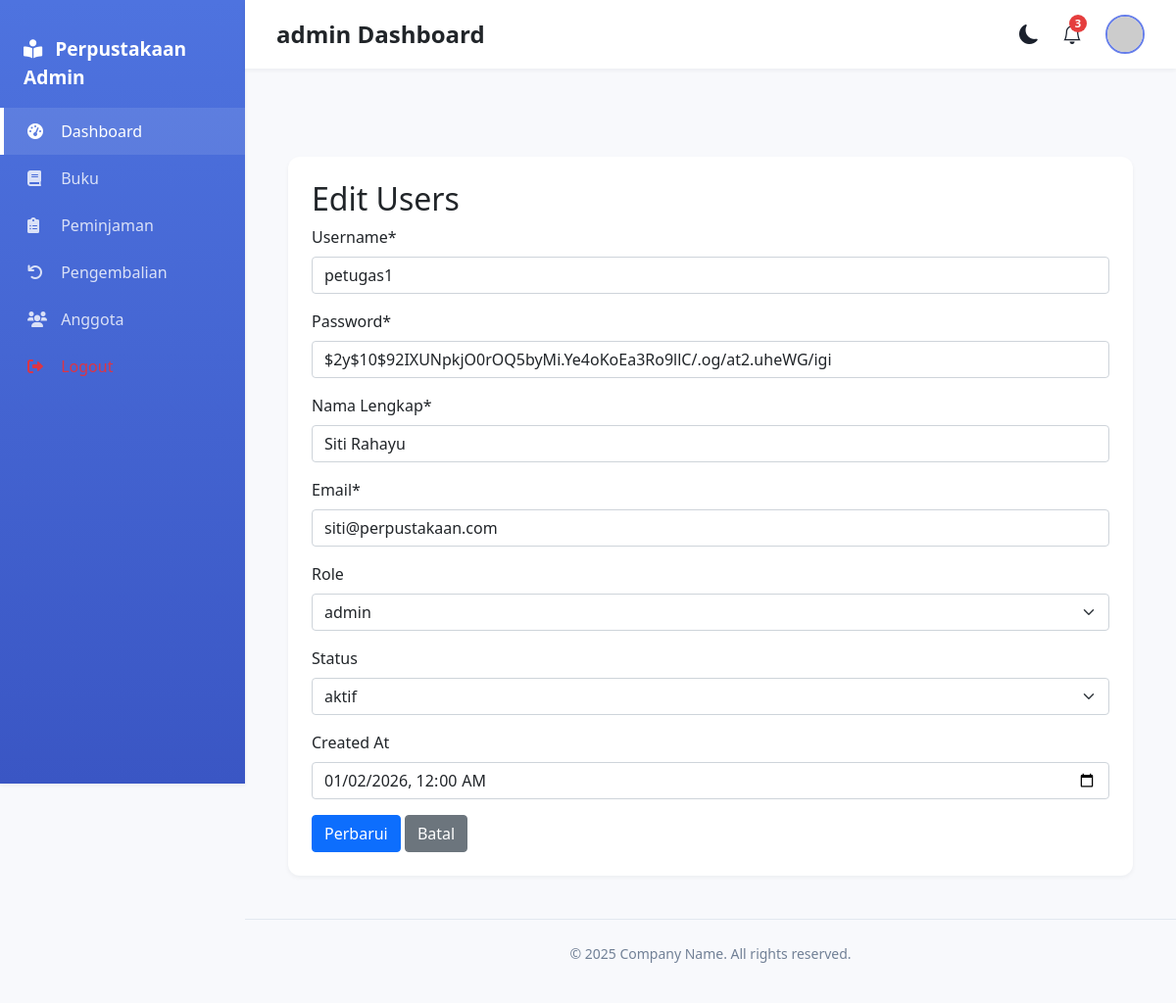
Page /users/edit.php?id=2 (signed in) on the committed database.
### tables this page shows
CREATE TABLE `users` (
  `id` int(11) NOT NULL AUTO_INCREMENT,
  `username` varchar(50) NOT NULL,
  `password` varchar(255) NOT NULL,
  `nama_lengkap` varchar(100) NOT NULL,
  `email` varchar(100) NOT NULL,
  `role` enum('admin','pengguna') DEFAULT 'pengguna',
  `status` enum('aktif','nonaktif') DEFAULT 'aktif',
  `created_at` timestamp NOT NULL DEFAULT current_timestamp(),
  PRIMARY KEY (`id`),
  UNIQUE KEY `username` (`username`),
  UNIQUE KEY `email` (`email`)
);

### users/edit.php (the view, shortened to what this page needs)
<?php
require_once '../config/database.php';
$id = (int) ($_GET['id'] ?? 0);
$stmt = mysqli_prepare($connection, "SELECT id, username, password, nama_lengkap, email, role, status, created_at FROM `users` WHERE id = ?");
mysqli_stmt_bind_param($stmt, "i", $id);
mysqli_stmt_execute($stmt);
$result = mysqli_stmt_get_result($stmt);
$users = mysqli_fetch_assoc($result);
?>
<?php include '../views/'.$THEME.'/header.php'; ?>
<?php include '../views/'.$THEME.'/sidebar.php'; ?>
<?php include '../views/'.$THEME.'/topnav.php'; ?>
<?php include '../views/'.$THEME.'/upper_block.php'; ?>
            <h2>Edit Users</h2>
            <form method="POST">
                    <div class="mb-3">
                        <label class="form-label">Username*</label>
                        <input type="text" name="username" class="form-control" value="<?= htmlspecialchars($users['username']) ?>">
                    </div>
                    <div class="mb-3">
                        <label class="form-label">Password*</label>
                        <input type="text" name="password" class="form-control" value="<?= htmlspecialchars($users['password']) ?>">
                    </div>
                    <div class="mb-3">
                        <label class="form-label">Nama Lengkap*</label>
                        <input type="text" name="nama_lengkap" class="form-control" value="<?= htmlspecialchars($users['nama_lengkap']) ?>">
                    </div>
                    <div class="mb-3">
                        <label class="form-label">Email*</label>
                        <input type="text" name="email" class="form-control" value="<?= htmlspecialchars($users['email']) ?>">
                    </div>
                    <div class="mb-3">
                        <label class="form-label">Role</label>
                        <select name="role" class="form-select">
                            <option value="admin" <?= $users['role'] === 'admin' ? 'selected' : '' ?>>admin</option>
                        </select>
                    </div>
                    <div class="mb-3">
                        <label class="form-label">Status</label>
                        <select name="status" class="form-select">
                            <option value="aktif" <?= $users['status'] === 'aktif' ? 'selected' : '' ?>>aktif</option>
                        </select>
                    </div>
                    <div class="mb-3">
                        <label class="form-label">Created At</label>
                        <input type="datetime-local" name="created_at" class="form-control" value="<?= $users['created_at'] ? date('Y-m-d\TH:i', strtotime($users['created_at'])) : '' ?>">
                    </div>
                <button type="submit" class="btn btn-primary">Perbarui</button>
                <a href="index.php" class="btn btn-secondary">Batal</a>
            </form>
<?php include '../views/'.$THEME.'/lower_block.php'; ?>
<?php include '../views/'.$THEME.'/footer.php'; ?>

### assets/default/css/style.css (style rules this page uses)
:root { --primary-color: #667eea; --secondary-color: #8898aa; --accent-color: #7f7fd5; --success-color: #38a169; --danger-color: #e53e3e; --warning-color: #dd6b20; --info-color: #3182ce; --light-color: #f7fafc; --dark-color: #1a202c; --sidebar-width: 250px; --sidebar-collapsed-width: 70px; --transition-speed: 0.3s; --body-bg: #f0f4f8; --card-bg: #ffffff; --text-color: #1a202c; --text-muted: #718096; --border-color: #e2e8f0; --shadow-sm: 0 0.125rem 0.25rem rgba(26, 32, 44, 0.05); --shadow: 0 0.5rem 1rem rgba(26, 32, 44, 0.12); }
* { margin: 0; padding: 0; box-sizing: border-box; }
body { font-family: 'Inter', sans-serif; background-color: var(--body-bg); color: var(--text-color); transition: background-color var(--transition-speed), color var(--transition-speed); }

### views/default/sidebar.php (style rules this page uses)
:root { --primary: #4e73df; --success: #1cc88a; --warning: #f6c23e; --danger: #e74a3b; }
body { background-color: #f8f9fc; font-family: 'Segoe UI', Tahoma, Geneva, Verdana, sans-serif; }

### rows in the picture
users: username "petugas1", password "$2y$10$92IXUNpkjO0rOQ5byMi.Ye4oKoEa3Ro9llC/.og/at2.uheWG/igi", nama_lengkap "Siti Rahayu", email "siti@perpustakaan.com", status "aktif", created_at "01/02/2026 00:00"

### other values in the picture
$_SESSION['username'] "admin"
